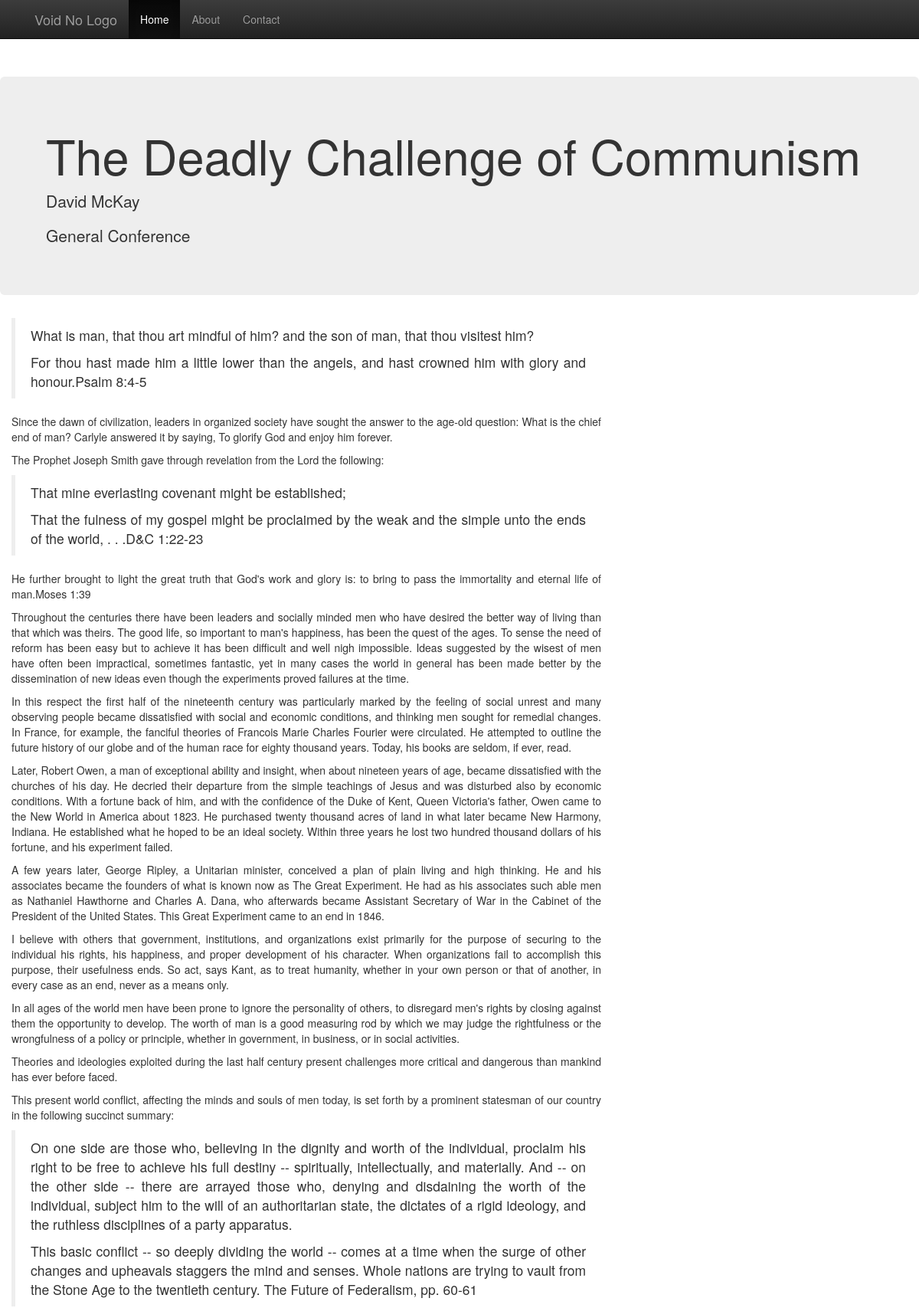
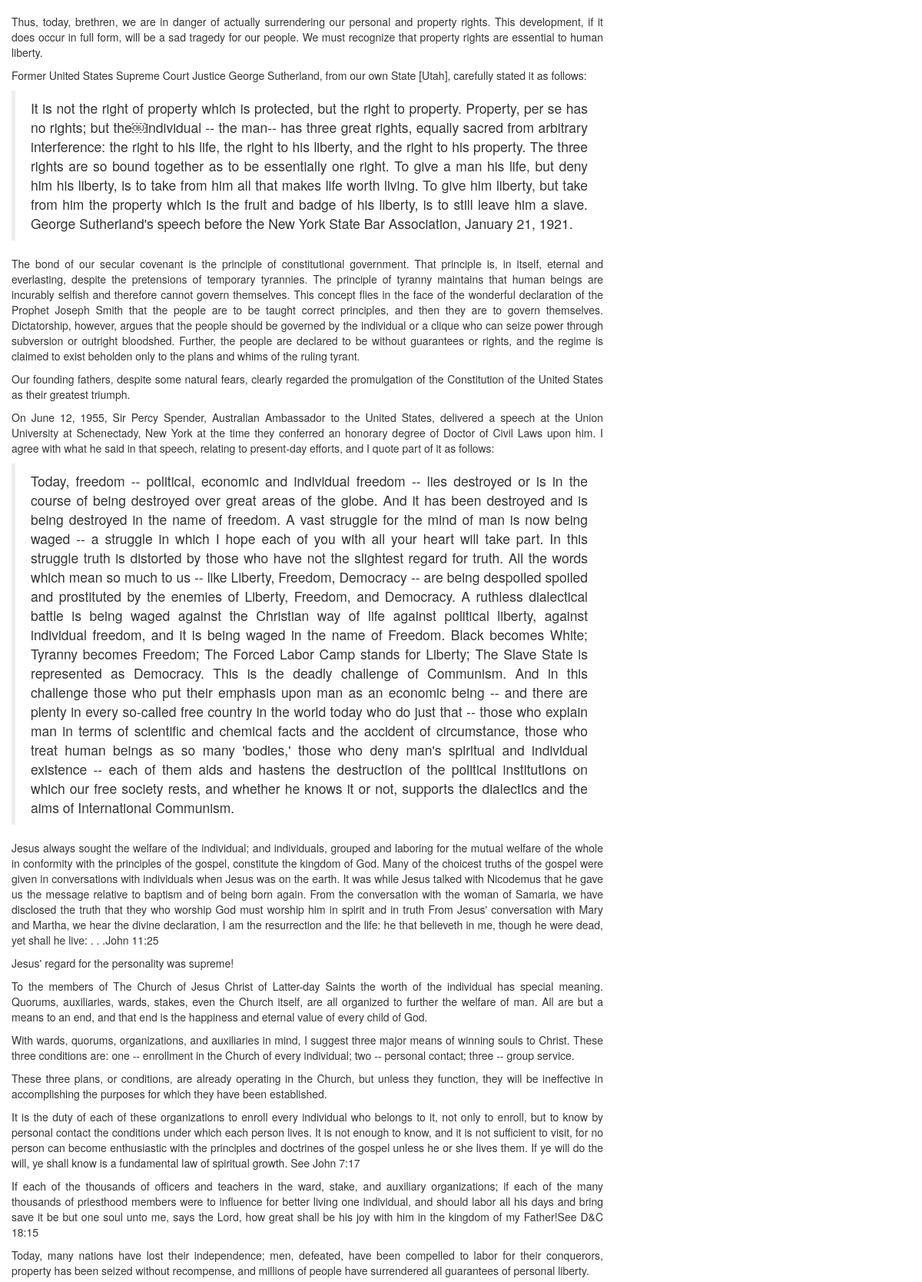
Screenshot of /book/4/ (upper part) with the database file from the repository (2 pictures, top to bottom).
### book/models.py (models this page shows, shortened)
class Article(models.Model):
    title = models.CharField(max_length=200)
    sub_title = models.CharField(max_length=200, null=True, blank=True)
    author = models.ForeignKey(Author)
    source = models.ForeignKey(Source)
    file_path = models.CharField(max_length=200)

class Author(models.Model):
    first_name = models.CharField(max_length=200, null=True, blank=True)
    middle_name = models.CharField(max_length=200, null=True, blank=True)
    last_name = models.CharField(max_length=200, null=True, blank=True)
    title = models.CharField(max_length=200, null=True, blank=True)
    def __str__(self):
        return '{} {}'.format(self.first_name, self.last_name)

class Source(models.Model):
    title = models.CharField(max_length=200)
    publish_date = models.DateField('date published', null=True)
    page = models.IntegerField(default=0, null=True)
    reference = models.TextField(blank=True, null=True)
    def __str__(self):
        return '{}'.format(self.title)

### book/views.py (the view)
# urls.py: url(r'^(?P<article_id>[0-9]+)/$', views.article, name='article'),
def article(request, article_id):
    article = get_object_or_404(Article, pk=article_id)
    return render(request, 'book/article.html', {'article': article})

### book/templates/book/article.html
{% extends "base.html" %}
{% block content %}
  <div class="row jumbotron">
    <h1>{{ article.title }}</h1>
    <p>{{ article.author }}</p>
    <p>{{ article.source }}</p>
  </div>
  <div class="row">
    <div class="col-md-8">
      <div class="text-justify">
        {% with 'articles/'|add:article.file_path as template %}
          {% include template %}
        {% endwith %}
      </div>
    </div>
  </div>
{% endblock %}

### book/static/css/custom.css (style rules this page uses)
body { padding-top: 100px; }

### rows the page displays
Article: title "The Deadly Challenge of Communism", author "David McKay", source "General Conference"
